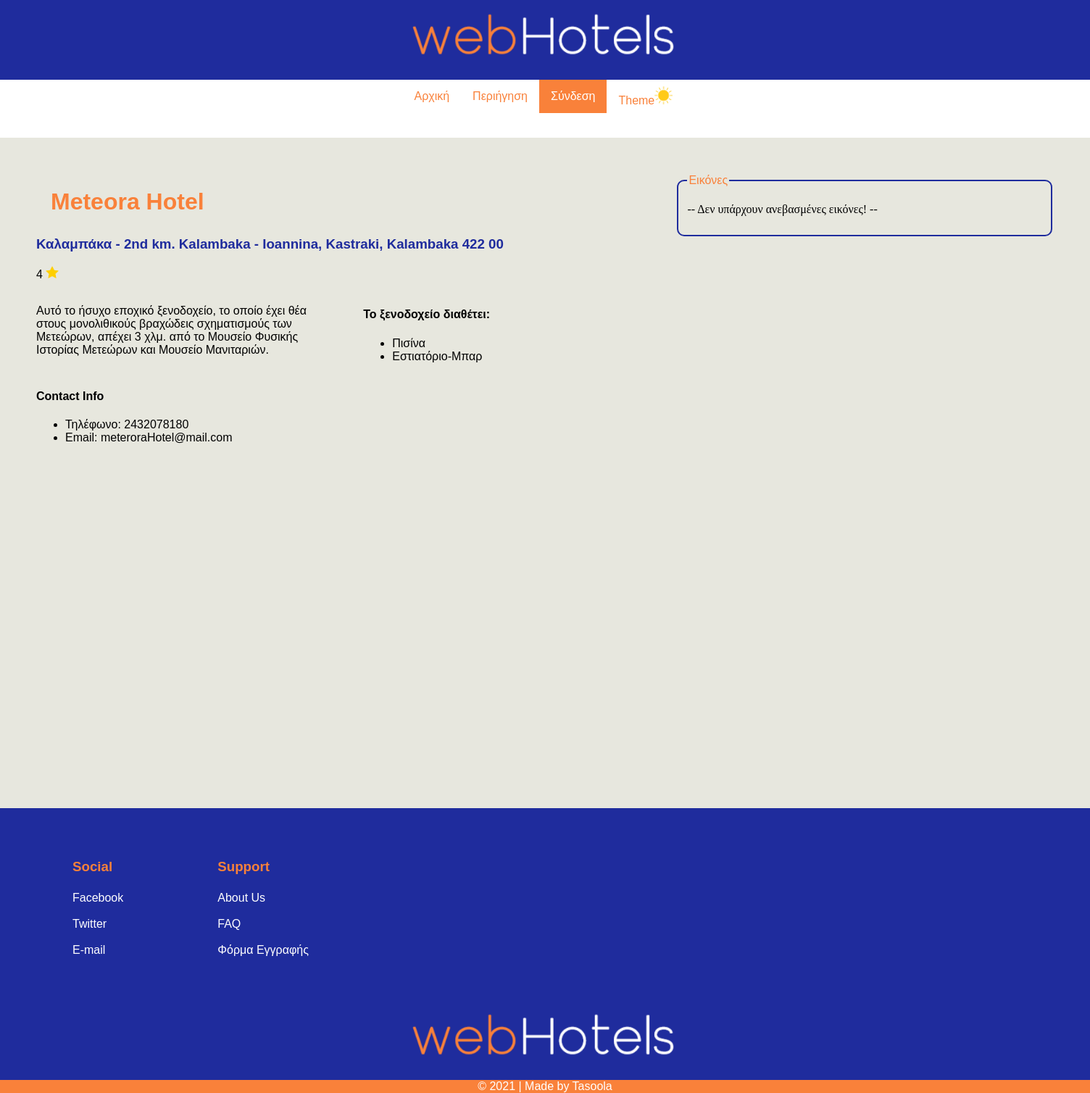
Screenshot of /hotel-info-page.php?viewMode=search&srhotelid=5 with the database file from the repository.
### tables this page shows
CREATE TABLE IF NOT EXISTS `hotels` (
  `hotelid` int(10) UNSIGNED NOT NULL AUTO_INCREMENT,
  `businessTitle` varchar(100) NOT NULL,
  `location` varchar(50) NOT NULL,
  `address` varchar(100) NOT NULL,
  `telephoneNum` varchar(15) NOT NULL,
  `roomsAvailable` int(11) DEFAULT NULL,
  `equipment` set('Πισίνα','Εστιατόριο-Μπαρ','Κινηματογράφος','Γυμναστήριο','Παιδικές Δραστηριότητες') DEFAULT NULL,
  `rating` enum('1','2','3','4','5') DEFAULT NULL,
  `businessEmail` varchar(80) DEFAULT NULL,
  `longitude` double DEFAULT NULL,
  `latitude` double DEFAULT NULL,
  `description` text,
  `username_FK` varbinary(30) DEFAULT NULL,
  PRIMARY KEY (`hotelid`),
  KEY `username_fk` (`username_FK`)
);

### hotel-info-page.php (the view, shortened to what this page needs)
<?php
    require('db-parameters.php');
    if ( $_GET['viewMode'] == 'search' ) {
        $viewMode = 'search';
    } elseif ( $_GET['viewMode'] == 'user' ) {
        $viewMode = 'user';
    } else {
        header("Location: search-page.php?msg=ModeError");
    }
    if ( !isset($_GET['srhotelid']) ) {
        header("Location: search-page.php?msg=Ανύπαρκτο ID.");
        exit();
    } else {
        $srhotelid = $_GET['srhotelid'];
        try {
            $pdoObject = new PDO("mysql:host=$dbhost;dbname=$dbname;", $dbuser, $dbpass);
            $pdoObject -> exec('set names utf8');
            $pdoObject->setAttribute(PDO::ATTR_ERRMODE, PDO::ERRMODE_WARNING);
            $sql = "SELECT * FROM hotels WHERE hotelid=:hotelid";
            $statement = $pdoObject -> prepare($sql);
            $statement->execute( array(':hotelid'=>$srhotelid));
            if ( $record = $statement -> fetch() ) {
                $hotelid = $record['hotelid'];
                $hotelname = $record['businessTitle'];
                $location = $record['location'];
                $address = $record['address'];
                $phoneNum = $record['telephoneNum'];
                $rating = $record['rating'];
                $equipment_ckecked = array('','','','','');
                $check = explode(",", $record['equipment'] );
                $i = 0;
                foreach ( $check as $ec ) {
                    $equipment_ckecked[$i] = $ec;
                    $i++;
                }
                $equipments = array( 'Πισίνα','Εστιατόριο-Μπαρ','Κινηματογράφος','Γυμναστήριο','Παιδικές Δραστηριότητες' );
                $businessEmail = $record['businessEmail'];
                $descr = $record['description'];
            } else $record_exists = false;
        } catch ( PDOException $e ) {
            header('Location: search-page.php?msg=PDO Exception:'.$e->getMessage());
            exit();
        }
    }
?>
<?php
  require('header.php');
?>
    <main id="main">
        <div class="hotel-info-page-wrap" id="hotel-info-page-wrap">
            <div class="info-container">
                <?php if ( $viewMode == 'user' ) { ?>
                    <h1> <?php echo $hotelname; ?> <a href="reg-dualform.php"><img src="images/pencil.png" style="width:25px;"/></a></h1>
                <?php } else { ?>
                    <h1> <?php echo $hotelname; ?> </h1>
                <?php } ?>
                <h3> <?php echo $location; ?> - <?php echo $address; ?> </h3>
                <p> <?php echo $rating; ?> <img src="images/star.png" style="width:18px;"/> </p>
                <div class="descr-list">
                    <?php if ( $descr != "" ) { ?>
                        <div class="descr"> <p> <?php echo $descr ?> </p> </div>
                    <?php } ?>
                    <div class="list">
                        <h4> Το ξενοδοχείο διαθέτει: </h4>
                        <ul>
                        <?php foreach ( $equipments as $eq ) {
                            if( $eq == $equipment_ckecked[0] || $eq == $equipment_ckecked[1] || $eq == $equipment_ckecked[2] ||
                                $eq == $equipment_ckecked[3] || $eq == $equipment_ckecked[4]  ) { ?>
                                <li> <?php echo $eq ?> </li>
                        <?php } } ?>
                        </ul>
                    </div>
                </div>
                <div class="hotel-contact-info">
                    <h4> Contact Info </h4>
                    <ul>
                        <li> Τηλέφωνο: <?php echo $phoneNum ?> </li>
                        <li> Email: <?php echo $businessEmail ?> </li>
                    </ul>
                </div>
                <br><br>
                <div id="map"></div>
            </div>
            <div class="gallery-container">
                <fieldset id="gallery-container">
                    <legend>Eικόνες</legend>
                    <?php
                        if ( is_dir( 'uploaded-pictures/'.$hotelid ) ) {
                            $fileArray= scandir('uploaded-pictures/'.$hotelid);
                            $filesInFolder= count($fileArray);
                            if ( $filesInFolder>2 ) {
                                for ($i=2; $i<=$filesInFolder-1;  $i++) {
                                    if (!is_dir('uploaded-pictures/'.$hotelid.'/'.$fileArray[$i])) {
                                        $descr = getImageDescr('uploaded-pictures/'.$hotelid.'/'.$fileArray[$i]);
                                        if ( $viewMode == 'user' ) {
                                            echo "  <div class=\"thumbnail-container\">
                                                        <a href='uploaded-pictures/".$hotelid."/".$fileArray[$i]."'>
                                                            <img class=\"gallery-images\" src=\"uploaded-pictures/".$hotelid."/".$fileArray[$i]."\" alt=\"".$descr."\"/>
                                                        </a> <br>
                                                        <div class=\"overlay\">
                                                            <a href='del-image.php?file=uploaded-pictures/".$hotelid."/".$fileArray[$i]."'>
                                                                <img style=\"width:30px;\" src=\"images/delete.png\"/>
                                                            </a>".$descr."
                                                        </div>
                                                    </div>
                                                ";
                                        } else {
                                            echo "  <div class=\"thumbnail-container\">
                                                        <a href='uploaded-pictures/".$hotelid."/".$fileArray[$i]."'>
                                                            <img class=\"gallery-images\" src=\"uploaded-pictures/".$hotelid."/".$fileArray[$i]."\" alt=\"".$descr."\"/>
                                                        </a>
                                                        <div class=\"overlay\">
                                                            ".$descr."
                                                        </div> <br>
                                                    </div>
                                                ";
                                        }
                                    }
                                }
                            } else {
                                echo '<p>-- Δεν υπάρχουν ανεβασμένες εικόνες! --</p>';
                            }
                        }  else {
                            echo '<p>-- Δεν υπάρχουν ανεβασμένες εικόνες! --</p>';
                        }
                    ?>
                </fieldset>
            </div>
        </div>
    </main>
<?php require('footer.php'); ?>

### style.css (style rules this page uses)
body { margin:0; position:relative; z-index:-2; }
main { background-color: #E7E7DE; }
.list { padding-left: 60px; }
main { width:100%; float:left; }
main h1 { color:#1F2C9D; padding: 40px 40px 0 40px; margin: 0 10px; font-family:'Trebuchet MS', 'Lucida Sans Unicode', 'Lucida Grande', 'Lucida Sans', Arial, sans-serif; }
.hotel-info-page-wrap { display: flex; }
.info-container { width:60%; font-family: 'Trebuchet MS', 'Lucida Sans Unicode', 'Lucida Grande', 'Lucida Sans', Arial, sans-serif; padding:20px; margin:30px; }
.info-container h1 { color:#F9813A; padding: 10px; margin:10px; }
.info-container h3 { color: #1F2C9D; }
.descr-list { display: flex; }
.descr-list .descr { width:50%; }
.gallery-container { width:40%; margin:50px; }
#map { height: 400px; width: 100%; }
fieldset { border: 2px solid #1F2C9D; border-radius: 10px; }
legend { color:#F9813A; font-family: 'Trebuchet MS', 'Lucida Sans Unicode', 'Lucida Grande', 'Lucida Sans', Arial, sans-serif; }
#gallery-container { display: block ruby; }

### rows the page displays
hotels: businessTitle "Meteora Hotel", location "Καλαμπάκα", address "2nd km. Kalambaka - Ioannina, Kastraki, Kalambaka 422 00", rating "4", description "Αυτό το ήσυχο εποχικό ξενοδοχείο, το οποίο έχει θέα στους μονολιθικούς βραχώδεις σχηματισμούς των Μετεώρων, απέχει 3 χλμ. από το Μουσείο Φυσικής Ιστορίας Μετεώρων και Μουσείο Μανιταριών.", telephoneNum "2432078180", businessEmail "meteroraHotel@mail.com"

### other values shown
$eq "Πισίνα"
$eq "Εστιατόριο-Μπαρ"
